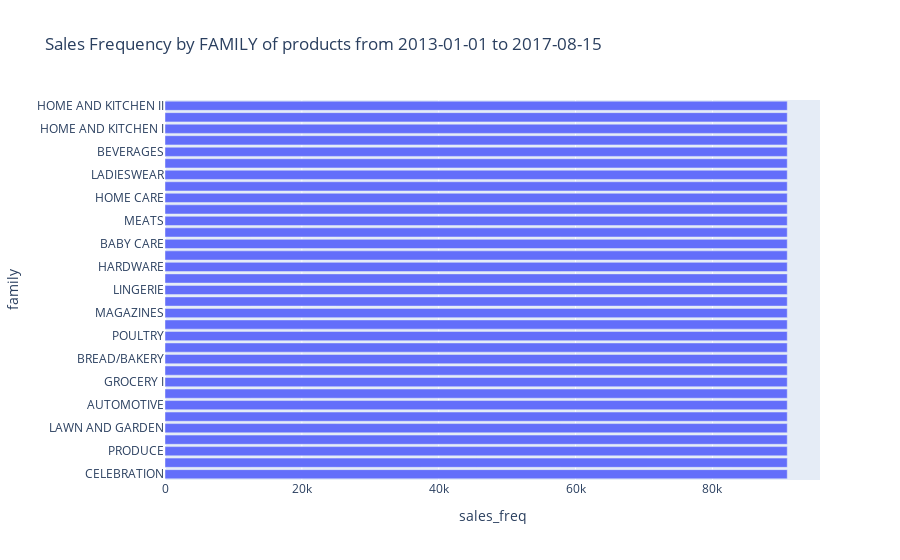

Notebook code cell kept with this figure:
### Code cell
fig = px.bar(freq_count_by_family
             , y='family'
             , x='sales_freq'
             , title="Sales Frequency by FAMILY of products from 2013-01-01 to 2017-08-15"
             , orientation='h')
fig.show()

### Figure 1 — Plotly figure (JSON) as saved in the notebook; plotly's stock layout.template omitted (floating-point values rounded to 4 significant figures)
{"data": [{"alignmentgroup": "True", "hovertemplate": "sales_freq=%{x}<br>family=%{y}<extra></extra>", "legendgroup": "", "marker": {"color": "#636efa", "pattern": {"shape": ""}}, "name": "", "offsetgroup": "", "orientation": "h", "showlegend": false, "textposition": "auto", "type": "bar", "x": [90936, 90936, 90936, 90936, 90936, 90936, 90936, 90936, 90936, 90936, 90936, 90936, 90936, 90936, 90936, 90936, 90936, 90936, 90936, 90936, 90936, 90936, 90936, 90936, 90936, 90936, 90936, 90936, 90936, 90936, 90936, 90936, 90936], "xaxis": "x", "y": ["CELEBRATION", "BOOKS", "PRODUCE", "GROCERY II", "LAWN AND GARDEN", "EGGS", "AUTOMOTIVE", "DAIRY", "GROCERY I", "PLAYERS AND ELECTRONICS", "BREAD/BAKERY", "CLEANING", "POULTRY", "HOME APPLIANCES", "MAGAZINES", "DELI", "LINGERIE", "LIQUOR,WINE,BEER", "HARDWARE", "PET SUPPLIES", "BABY CARE", "BEAUTY", "MEATS", "FROZEN FOODS", "HOME CARE", "SCHOOL AND OFFICE SUPPLIES", "LADIESWEAR", "PREPARED FOODS", "BEVERAGES", "PERSONAL CARE", "HOME AND KITCHEN I", "SEAFOOD", "HOME AND KITCHEN II"], "yaxis": "y"}], "layout": {"barmode": "relative", "legend": {"tracegroupgap": 0}, "title": {"text": "Sales Frequency by FAMILY of products from 2013-01-01 to 2017-08-15"}, "xaxis": {"anchor": "y", "domain": [0, 1], "title": {"text": "sales_freq"}}, "yaxis": {"anchor": "x", "domain": [0, 1], "title": {"text": "family"}}}}
